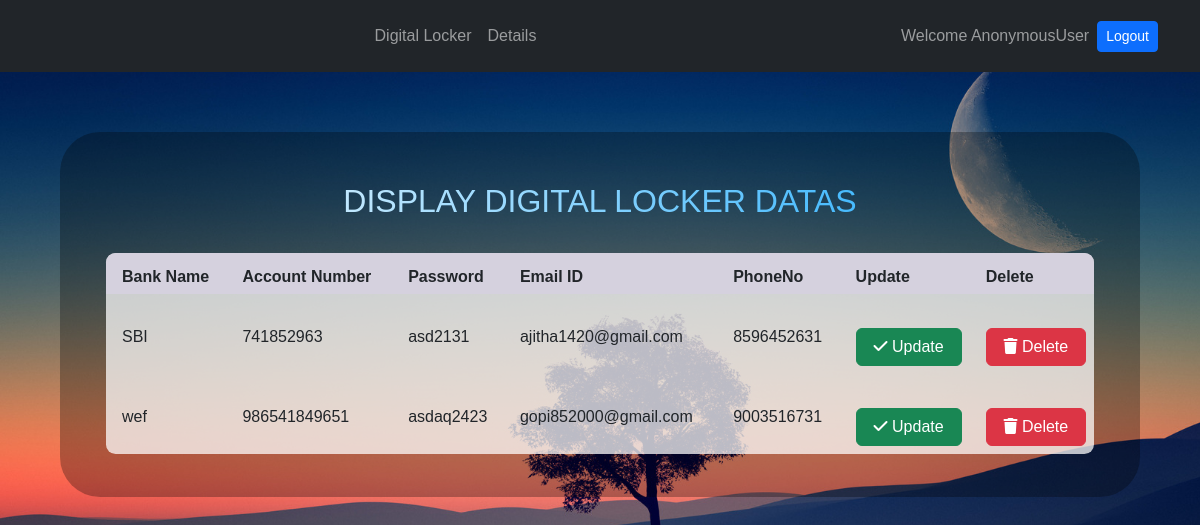
/dis/, run on the app's committed database.
### testapp/models.py (models this page shows)
class Details(models.Model):
    id=models.AutoField(primary_key=True)
    bankname=models.CharField(max_length=20, default='')
    Accountnumber=models.CharField(max_length=20, default='')
    password=models.CharField(max_length=20, default='')
    eemail = models.EmailField()
    econtact = models.CharField(max_length=15, default='')

### testapp/views.py (the view)
# urls.py: path('dis/', views.dis, name='dis'),
def dis(request):
    detail = Details.objects.all()
    return render(request,"display1.html",{'Bank':detail})

### testapp/templates/display1.html (shortened to what this page needs)
{% extends "index1.html" %}
{% block content %}
<div class="disform">
  <br>
  <div class="dishead">
    <h3>Display Digital Locker Datas</h3>
  </div>
  <section class="table__body">
  <table>
    <thead>
        <tr>
            <th> Bank Name</th>
            <th> Account Number </th>
            <th> Password </th>
            <th> Email ID </th>
            <th> PhoneNo </th>
            <th> Update </th>
            <th> Delete </th>
        </tr>
    </thead>
    {% for BDetail in Bank %}
    <tbody>
        <tr>
          <td>{{ BDetail.bankname }}</td>
          <td>{{ BDetail.Accountnumber }}</td>
          <td>{{ BDetail.password }}</td>
          <td>{{ BDetail.eemail }}</td>
          <td>{{ BDetail.econtact }}</td>
          <td>
            <button type="button" class="btn  btn-success" href="/edit/{{ BDetail.id }}" >
            <i class="fa fa-check"></i> Update</button>
          </td>
          <td>
            <button type="button" class="btn btn-danger" href="/delete/{{ BDetail.id }}">
              <i class="fa fa-trash"></i> Delete</button>
          </td>
          </tr>
    </tbody>
    {% endfor %}
</table>
</section>
{% endblock %}

### testapp/templates/index1.html (shortened to what this page needs)
{% include "header.html" %}
{% include "navbar1.html" %}
<html>
    <head>
    </head>
    <body>
        {% block content %}
        {% endblock %}
    </body>
</html>

### testapp/templates/header.html (shortened to what this page needs)
{% load static %}
<link href="https://cdn.jsdelivr.net/npm/bootstrap@5.2.3/dist/css/bootstrap.min.css" rel="stylesheet">
<link rel="stylesheet" href="https://cdnjs.cloudflare.com/ajax/libs/font-awesome/6.2.1/css/all.min.css">
<link rel="stylesheet" href="{% static 'css/style.css' %}">
<link rel="stylesheet" href="{% static 'css/table.css' %}">

### testapp/templates/navbar1.html (shortened to what this page needs)
<nav class="navbar navbar-expand-lg navbar-dark bg-dark px-0 py-3">
    <div class="container-xl">
      <div class="collapse navbar-collapse" id="navbarCollapse">
        <div class="navbar-nav mx-lg-auto">
          <a class="nav-item nav-link" href="{% url 'digitallocker' %}">Digital Locker</a>
          <a class="nav-item nav-link" href="{% url 'dis' %}">Details</a>
        </div>
        <div class="navbar-nav ms-lg-4">
          <a class="nav-item nav-link" href="{% url 'profile' %}">Welcome {{request.user}}</a>
        </div>
        <div class="d-flex align-items-lg-center mt-3 mt-lg-0">
          <a class="btn btn-sm btn-primary w-full w-lg-auto" href="{% url 'logout' %}">Logout</a>
        </div>
      </div>
    </div>
  </nav>

### testapp/static/css/style.css (style rules this page uses)
body { background-image: url(../img/im2.jpg); background-size: cover; background-repeat: no-repeat; font-family: Verdana, Geneva, Tahoma, sans-serif; }
button { background-color: #3A6EA5; font-size: 1em; color: whitesmoke; margin-top: 20px; padding: 10px; width: 100%; border-radius: 2em; border: 1px solid #2374ca; box-shadow: 2px; cursor: pointer; }
.disform { width: 90vw; height: 70 vh; margin: 60px auto; background-color: rgba(0, 0, 0, 0.29); color: white; padding: 20px 20px 30px; font-size: 20px; border-radius: 2em; }
.disform h3 { text-align: center; font-size: 1.6em; color: #6096BA; text-transform: uppercase; background: linear-gradient(to right, #ffffff 0%, #08a3fd 100%); -webkit-background-clip: text; -webkit-text-fill-color: transparent; padding-bottom: 20px; }

### testapp/static/css/table.css (style rules this page uses)
.table__body { width: 95%; max-height: calc(89% - 1.6rem); background-color: #fffb; margin: .8rem auto; border-radius: .6rem; overflow: auto; overflow: overlay; }
table { width: 100%; }
table, th, td { border-collapse: collapse; padding: 1.8vb 1vb 1vb 2vb; text-align: left; }
thead th { position: sticky; top: 0; left: 0; background-color: #d5d1defe; cursor: pointer; text-transform: capitalize; }
tbody tr { --delay: .1s; transition: .5s ease-in-out var(--delay), background-color 0s; }
tbody tr td, tbody tr td p, tbody tr td img { transition: .2s ease-in-out; }

### data on the page
Details: bankname "SBI", Accountnumber "741852963", password "asd2131", eemail "ajitha1420@gmail.com", econtact "8596452631"
Details: bankname "wef", Accountnumber "986541849651", password "asdaq2423", eemail "gopi852000@gmail.com", econtact "9003516731"

### other printed values
{{ request.user }} "AnonymousUser"
